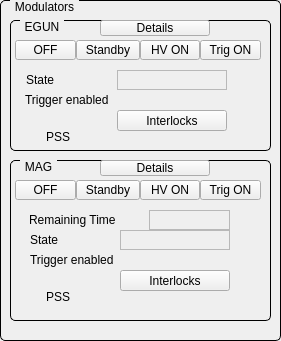
   <widget class="QGroupBox" name="groupBox_7">
    <property name="geometry">
     <rect>
      <x>300</x>
      <y>0</y>
      <width>281</width>
      <height>341</height>
     </rect>
    </property>
    <property name="styleSheet">
     <string notr="true">QGroupBox {
    border: 1px solid black;
    border-radius: 5px;
    margin-top: 0.5em;
}

QGroupBox::title {
    subcontrol-origin: margin;
    left: 10px;
    padding: 0 3px 0 3px;
}</string>
    </property>
    <property name="title">
     <string>Modulators</string>
    </property>
    <widget class="QGroupBox" name="groupBox_8">
     <property name="geometry">
      <rect>
       <x>10</x>
       <y>20</y>
       <width>261</width>
       <height>131</height>
      </rect>
     </property>
     <property name="styleSheet">
      <string notr="true">QGroupBox {
    border: 1px solid black;
    border-radius: 5px;
    margin-top: 0.5em;
}

QGroupBox::title {
    subcontrol-origin: margin;
    left: 10px;
    padding: 0 3px 0 3px;
}</string>
     </property>
     <property name="title">
      <string>EGUN</string>
     </property>
     <widget class="QELabel" name="qelabel_3">
      <property name="geometry">
       <rect>
        <x>107</x>
        <y>50</y>
        <width>110</width>
        <height>20</height>
       </rect>
      </property>
      <property name="frameShape">
       <enum>QFrame::StyledPanel</enum>
      </property>
      <property name="variable" stdset="0">
       <string>$(group):getState</string>
      </property>
      <property name="variableSubstitutions" stdset="0">
       <string>group=MI-PS-MOD-GUN</string>
      </property>
     </widget>
     <widget class="QEPushButton" name="qepushbutton_3">
      <property name="geometry">
       <rect>
        <x>5</x>
        <y>20</y>
        <width>61</width>
        <height>20</height>
       </rect>
      </property>
      <property name="text">
       <string>OFF</string>
      </property>
      <property name="variable" stdset="0">
       <string>$(group):setState</string>
      </property>
      <property name="variableSubstitutions" stdset="0">
       <string>group=MI-PS-MOD-GUN</string>
      </property>
      <property name="pressText">
       <string>0</string>
      </property>
      <property name="clickText">
       <string>0</string>
      </property>
     </widget>
     <widget class="QSimpleShape" name="ledGunModState">
      <property name="geometry">
       <rect>
        <x>230</x>
        <y>50</y>
        <width>16</width>
        <height>20</height>
       </rect>
      </property>
      <property name="colour0" stdset="0">
       <color>
        <red>186</red>
        <green>189</green>
        <blue>182</blue>
       </color>
      </property>
      <property name="colour1" stdset="0">
       <color>
        <red>240</red>
        <green>240</green>
        <blue>20</blue>
       </color>
      </property>
      <property name="colour2" stdset="0">
       <color>
        <red>0</red>
        <green>205</green>
        <blue>0</blue>
       </color>
      </property>
      <property name="colour3" stdset="0">
       <color>
        <red>239</red>
        <green>41</green>
        <blue>41</blue>
       </color>
      </property>
     </widget>
     <widget class="QLabel" name="label_32">
      <property name="geometry">
       <rect>
        <x>16</x>
        <y>50</y>
        <width>61</width>
        <height>20</height>
       </rect>
      </property>
      <property name="text">
       <string>State</string>
      </property>
     </widget>
     <widget class="QEPushButton" name="qepushbutton_5">
      <property name="geometry">
       <rect>
        <x>190</x>
        <y>20</y>
        <width>61</width>
        <height>20</height>
       </rect>
      </property>
      <property name="text">
       <string>Trig ON</string>
      </property>
      <property name="variable" stdset="0">
       <string>$(group):setState</string>
      </property>
      <property name="variableSubstitutions" stdset="0">
       <string>group=MI-PS-MOD-GUN</string>
      </property>
      <property name="pressText">
       <string>9</string>
      </property>
      <property name="clickText">
       <string>9</string>
      </property>
     </widget>
     <widget class="QEPushButton" name="qepushbutton_6">
      <property name="geometry">
       <rect>
        <x>130</x>
        <y>20</y>
        <width>60</width>
        <height>20</height>
       </rect>
      </property>
      <property name="text">
       <string>HV ON</string>
      </property>
      <property name="variable" stdset="0">
       <string>$(group):setState</string>
      </property>
      <property name="variableSubstitutions" stdset="0">
       <string>group=MI-PS-MOD-GUN</string>
      </property>
      <property name="pressText">
       <string>6</string>
      </property>
      <property name="clickText">
       <string>6</string>
      </property>
     </widget>
     <widget class="QEPushButton" name="qepushbutton_4">
      <property name="geometry">
       <rect>
        <x>66</x>
        <y>20</y>
        <width>64</width>
        <height>20</height>
       </rect>
      </property>
      <property name="text">
       <string>Standby</string>
      </property>
      <property name="variable" stdset="0">
       <string>$(group):setState</string>
      </property>
      <property name="variableSubstitutions" stdset="0">
       <string>group=MI-PS-MOD-GUN</string>
      </property>
      <property name="pressText">
       <string>3</string>
      </property>
      <property name="clickText">
       <string>3</string>
      </property>
     </widget>
     <widget class="QESimpleShape" name="qesimpleshape_31">
      <property name="geometry">
       <rect>
        <x>16</x>
        <y>107</y>
        <width>16</width>
        <height>20</height>
       </rect>
      </property>
      <property name="sizePolicy">
       <sizepolicy hsizetype="Preferred" vsizetype="Preferred">
        <horstretch>0</horstretch>
        <verstretch>0</verstretch>
       </sizepolicy>
      </property>
      <property name="shape">
       <enum>QSimpleShape::circle</enum>
      </property>
      <property name="modulus">
       <number>2</number>
      </property>
      <property name="colour0" stdset="0">
       <color>
        <red>240</red>
        <green>5</green>
        <blue>5</blue>
       </color>
      </property>
      <property name="colour1" stdset="0">
       <color>
        <red>5</red>
        <green>240</green>
        <blue>5</blue>
       </color>
      </property>
      <property name="variable" stdset="0">
       <string>MI-PSS-PLC:isTriggerInterlock</string>
      </property>
      <property name="displayAlarmStateOption" stdset="0">
       <enum>QE::Never</enum>
      </property>
     </widget>
     <widget class="QLabel" name="label_34">
      <property name="geometry">
       <rect>
        <x>36</x>
        <y>107</y>
        <width>41</width>
        <height>20</height>
       </rect>
      </property>
      <property name="sizePolicy">
       <sizepolicy hsizetype="Preferred" vsizetype="Preferred">
        <horstretch>1</horstretch>
        <verstretch>0</verstretch>
       </sizepolicy>
      </property>
      <property name="text">
       <string>PSS</string>
      </property>
     </widget>
     <widget class="QEPushButton" name="qepushbutton_12">
      <property name="geometry">
       <rect>
        <x>90</x>
        <y>0</y>
        <width>110</width>
        <height>16</height>
       </rect>
      </property>
      <property name="text">
       <string>Details</string>
      </property>
      <property name="program">
       <string>modulator-gui GUN</string>
      </property>
     </widget>
     <widget class="QEPushButton" name="qepushbutton_13">
      <property name="geometry">
       <rect>
        <x>107</x>
        <y>90</y>
        <width>110</width>
        <height>21</height>
       </rect>
      </property>
      <property name="text">
       <string>Interlocks</string>
      </property>
      <property name="program">
       <string>modulator-gui GUN-Interlocks</string>
      </property>
     </widget>
     <widget class="QSimpleShape" name="ledGunInterlocks">
      <property name="geometry">
       <rect>
        <x>230</x>
        <y>90</y>
        <width>16</width>
        <height>20</height>
       </rect>
      </property>
      <property name="colour0" stdset="0">
       <color>
        <red>186</red>
        <green>189</green>
        <blue>182</blue>
       </color>
      </property>
      <property name="colour1" stdset="0">
       <color>
        <red>0</red>
        <green>205</green>
        <blue>0</blue>
       </color>
      </property>
      <property name="colour2" stdset="0">
       <color>
        <red>186</red>
        <green>189</green>
        <blue>182</blue>
       </color>
      </property>
      <property name="colour3" stdset="0">
       <color>
        <red>239</red>
        <green>41</green>
        <blue>41</blue>
       </color>
      </property>
     </widget>
     <widget class="QLabel" name="label_36">
      <property name="geometry">
       <rect>
        <x>15</x>
        <y>70</y>
        <width>111</width>
        <height>20</height>
       </rect>
      </property>
      <property name="text">
       <string>Trigger enabled</string>
      </property>
     </widget>
     <widget class="QSimpleShape" name="ledGunTrigger">
      <property name="geometry">
       <rect>
        <x>230</x>
        <y>70</y>
        <width>16</width>
        <height>20</height>
       </rect>
      </property>
      <property name="colour0" stdset="0">
       <color>
        <red>20</red>
        <green>60</green>
        <blue>20</blue>
       </color>
      </property>
      <property name="colour1" stdset="0">
       <color>
        <red>5</red>
        <green>240</green>
        <blue>5</blue>
       </color>
      </property>
      <property name="colour2" stdset="0">
       <color>
        <red>0</red>
        <green>205</green>
        <blue>0</blue>
       </color>
      </property>
      <property name="colour3" stdset="0">
       <color>
        <red>239</red>
        <green>41</green>
        <blue>41</blue>
       </color>
      </property>
     </widget>
    </widget>
    <widget class="QGroupBox" name="groupBox_9">
     <property name="geometry">
      <rect>
       <x>10</x>
       <y>160</y>
       <width>261</width>
       <height>161</height>
      </rect>
     </property>
     <property name="styleSheet">
      <string notr="true">QGroupBox {
    border: 1px solid black;
    border-radius: 5px;
    margin-top: 0.5em;
}

QGroupBox::title {
    subcontrol-origin: margin;
    left: 10px;
    padding: 0 3px 0 3px;
}</string>
     </property>
     <property name="title">
      <string>MAG</string>
     </property>
     <widget class="QELabel" name="qelabel_5">
      <property name="geometry">
       <rect>
        <x>110</x>
        <y>70</y>
        <width>110</width>
        <height>20</height>
       </rect>
      </property>
      <property name="frameShape">
       <enum>QFrame::StyledPanel</enum>
      </property>
      <property name="variable" stdset="0">
       <string>$(group):getState</string>
      </property>
      <property name="variableSubstitutions" stdset="0">
       <string>group=MI-PS-MOD-MAG</string>
      </property>
     </widget>
     <widget class="QEPushButton" name="qepushbutton_7">
      <property name="geometry">
       <rect>
        <x>5</x>
        <y>20</y>
        <width>61</width>
        <height>20</height>
       </rect>
      </property>
      <property name="text">
       <string>OFF</string>
      </property>
      <property name="variable" stdset="0">
       <string>$(group):setState</string>
      </property>
      <property name="variableSubstitutions" stdset="0">
       <string>group=MI-PS-MOD-MAG</string>
      </property>
      <property name="pressText">
       <string>0</string>
      </property>
      <property name="clickText">
       <string>0</string>
      </property>
     </widget>
     <widget class="QSimpleShape" name="ledGunModState_2">
      <property name="geometry">
       <rect>
        <x>230</x>
        <y>70</y>
        <width>16</width>
        <height>20</height>
       </rect>
      </property>
      <property name="colour0" stdset="0">
       <color>
        <red>186</red>
        <green>189</green>
        <blue>182</blue>
       </color>
      </property>
      <property name="colour1" stdset="0">
       <color>
        <red>240</red>
        <green>240</green>
        <blue>20</blue>
       </color>
      </property>
      <property name="colour2" stdset="0">
       <color>
        <red>0</red>
        <green>205</green>
        <blue>0</blue>
       </color>
      </property>
      <property name="colour3" stdset="0">
       <color>
        <red>239</red>
        <green>41</green>
        <blue>41</blue>
       </color>
      </property>
     </widget>
     <widget class="QLabel" name="label_35">
      <property name="geometry">
       <rect>
        <x>20</x>
        <y>70</y>
        <width>61</width>
        <height>20</height>
       </rect>
      </property>
      <property name="text">
       <string>State</string>
      </property>
     </widget>
     <widget class="QEPushButton" name="qepushbutton_8">
      <property name="geometry">
       <rect>
        <x>190</x>
        <y>20</y>
        <width>61</width>
        <height>20</height>
       </rect>
      </property>
      <property name="text">
       <string>Trig ON</string>
      </property>
      <property name="variable" stdset="0">
       <string>$(group):setState</string>
      </property>
      <property name="variableSubstitutions" stdset="0">
       <string>group=MI-PS-MOD-MAG</string>
      </property>
      <property name="pressText">
       <string>9</string>
      </property>
      <property name="clickText">
       <string>9</string>
      </property>
     </widget>
     <widget class="QEPushButton" name="qepushbutton_9">
      <property name="geometry">
       <rect>
        <x>130</x>
        <y>20</y>
        <width>60</width>
        <height>20</height>
       </rect>
      </property>
      <property name="text">
       <string>HV ON</string>
      </property>
      <property name="variable" stdset="0">
       <string>$(group):setState</string>
      </property>
      <property name="variableSubstitutions" stdset="0">
       <string>group=MI-PS-MOD-MAG</string>
      </property>
      <property name="pressText">
       <string>6</string>
      </property>
      <property name="clickText">
       <string>6</string>
      </property>
     </widget>
     <widget class="QEPushButton" name="qepushbutton_10">
      <property name="geometry">
       <rect>
        <x>66</x>
        <y>20</y>
        <width>64</width>
        <height>20</height>
       </rect>
      </property>
      <property name="text">
       <string>Standby</string>
      </property>
      <property name="variable" stdset="0">
       <string>$(group):setState</string>
      </property>
      <property name="variableSubstitutions" stdset="0">
       <string>group=MI-PS-MOD-MAG</string>
      </property>
      <property name="pressText">
       <string>3</string>
      </property>
      <property name="clickText">
       <string>3</string>
      </property>
     </widget>
     <widget class="QEPushButton" name="qepushbutton_11">
      <property name="geometry">
       <rect>
        <x>90</x>
        <y>0</y>
        <width>110</width>
        <height>16</height>
       </rect>
      </property>
      <property name="text">
       <string>Details</string>
      </property>
      <property name="program">
       <string>modulator-gui MAG</string>
      </property>
     </widget>
     <widget class="QEPushButton" name="qepushbutton_14">
      <property name="geometry">
       <rect>
        <x>110</x>
        <y>110</y>
        <width>110</width>
        <height>21</height>
       </rect>
      </property>
      <property name="text">
       <string>Interlocks</string>
      </property>
      <property name="program">
       <string>modulator-gui MAG-Interlocks</string>
      </property>
     </widget>
     <widget class="QLabel" name="label_11">
      <property name="geometry">
       <rect>
        <x>19</x>
        <y>50</y>
        <width>111</width>
        <height>20</height>
       </rect>
      </property>
      <property name="text">
       <string>Remaining Time</string>
      </property>
     </widget>
     <widget class="QELabel" name="qelabel_12">
      <property name="geometry">
       <rect>
        <x>139</x>
        <y>50</y>
        <width>81</width>
        <height>20</height>
       </rect>
      </property>
      <property name="frameShape">
       <enum>QFrame::StyledPanel</enum>
      </property>
      <property name="variable" stdset="0">
       <string>$(group):getRemainingTime</string>
      </property>
      <property name="variableSubstitutions" stdset="0">
       <string>group=MI-PS-MOD-MAG</string>
      </property>
     </widget>
     <widget class="QSimpleShape" name="ledMagInterlocks">
      <property name="geometry">
       <rect>
        <x>230</x>
        <y>110</y>
        <width>16</width>
        <height>20</height>
       </rect>
      </property>
      <property name="colour0" stdset="0">
       <color>
        <red>186</red>
        <green>189</green>
        <blue>182</blue>
       </color>
      </property>
      <property name="colour1" stdset="0">
       <color>
        <red>0</red>
        <green>205</green>
        <blue>0</blue>
       </color>
      </property>
      <property name="colour2" stdset="0">
       <color>
        <red>186</red>
        <green>189</green>
        <blue>182</blue>
       </color>
      </property>
      <property name="colour3" stdset="0">
       <color>
        <red>239</red>
        <green>41</green>
        <blue>41</blue>
       </color>
      </property>
     </widget>
     <widget class="QLabel" name="label_37">
      <property name="geometry">
       <rect>
        <x>20</x>
        <y>90</y>
        <width>111</width>
        <height>20</height>
       </rect>
      </property>
      <property name="text">
       <string>Trigger enabled</string>
      </property>
     </widget>
     <widget class="QSimpleShape" name="ledMagTrigger">
      <property name="geometry">
       <rect>
        <x>230</x>
        <y>90</y>
        <width>16</width>
        <height>20</height>
       </rect>
      </property>
      <property name="colour0" stdset="0">
       <color>
        <red>20</red>
        <green>60</green>
        <blue>20</blue>
       </color>
      </property>
      <property name="colour1" stdset="0">
       <color>
        <red>5</red>
        <green>240</green>
        <blue>5</blue>
       </color>
      </property>
      <property name="colour2" stdset="0">
       <color>
        <red>0</red>
        <green>205</green>
        <blue>0</blue>
       </color>
      </property>
      <property name="colour3" stdset="0">
       <color>
        <red>239</red>
        <green>41</green>
        <blue>41</blue>
       </color>
      </property>
     </widget>
    </widget>
    <widget class="QLabel" name="label_33">
     <property name="geometry">
      <rect>
       <x>46</x>
       <y>287</y>
       <width>41</width>
       <height>20</height>
      </rect>
     </property>
     <property name="sizePolicy">
      <sizepolicy hsizetype="Preferred" vsizetype="Preferred">
       <horstretch>1</horstretch>
       <verstretch>0</verstretch>
      </sizepolicy>
     </property>
     <property name="text">
      <string>PSS</string>
     </property>
    </widget>
    <widget class="QESimpleShape" name="qesimpleshape_30">
     <property name="geometry">
      <rect>
       <x>26</x>
       <y>287</y>
       <width>16</width>
       <height>20</height>
      </rect>
     </property>
     <property name="sizePolicy">
      <sizepolicy hsizetype="Preferred" vsizetype="Preferred">
       <horstretch>0</horstretch>
       <verstretch>0</verstretch>
      </sizepolicy>
     </property>
     <property name="shape">
      <enum>QSimpleShape::circle</enum>
     </property>
     <property name="modulus">
      <number>2</number>
     </property>
     <property name="colour0" stdset="0">
      <color>
       <red>240</red>
       <green>5</green>
       <blue>5</blue>
      </color>
     </property>
     <property name="colour1" stdset="0">
      <color>
       <red>5</red>
       <green>240</green>
       <blue>5</blue>
      </color>
     </property>
     <property name="variable" stdset="0">
      <string>MI-PSS-PLC:isTriggerInterlock</string>
     </property>
     <property name="displayAlarmStateOption" stdset="0">
      <enum>QE::Never</enum>
     </property>
    </widget>
   </widget>
